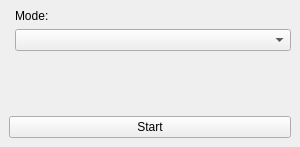
<?xml version="1.0" encoding="UTF-8"?>
<ui version="4.0">
 <class>MainWindow</class>
 <widget class="QMainWindow" name="MainWindow">
  <property name="geometry">
   <rect>
    <x>0</x>
    <y>0</y>
    <width>300</width>
    <height>147</height>
   </rect>
  </property>
  <property name="sizePolicy">
   <sizepolicy hsizetype="Fixed" vsizetype="Fixed">
    <horstretch>0</horstretch>
    <verstretch>0</verstretch>
   </sizepolicy>
  </property>
  <property name="windowTitle">
   <string>Select Start Configuration</string>
  </property>
  <widget class="QWidget" name="centralwidget">
   <property name="sizePolicy">
    <sizepolicy hsizetype="Maximum" vsizetype="Maximum">
     <horstretch>0</horstretch>
     <verstretch>0</verstretch>
    </sizepolicy>
   </property>
   <layout class="QVBoxLayout" name="verticalLayout">
    <property name="sizeConstraint">
     <enum>QLayout::SetNoConstraint</enum>
    </property>
    <item>
     <layout class="QFormLayout" name="formLayout">
      <property name="sizeConstraint">
       <enum>QLayout::SetDefaultConstraint</enum>
      </property>
      <item row="1" column="1">
       <widget class="QComboBox" name="windowBox">
        <property name="sizePolicy">
         <sizepolicy hsizetype="Expanding" vsizetype="Fixed">
          <horstretch>0</horstretch>
          <verstretch>0</verstretch>
         </sizepolicy>
        </property>
       </widget>
      </item>
      <item row="0" column="1">
       <widget class="QLabel" name="label_3">
        <property name="text">
         <string>Mode:</string>
        </property>
       </widget>
      </item>
     </layout>
    </item>
    <item>
     <widget class="QPushButton" name="doneButton">
      <property name="sizePolicy">
       <sizepolicy hsizetype="Expanding" vsizetype="Fixed">
        <horstretch>0</horstretch>
        <verstretch>0</verstretch>
       </sizepolicy>
      </property>
      <property name="text">
       <string>Start</string>
      </property>
     </widget>
    </item>
   </layout>
  </widget>
 </widget>
 <resources/>
 <connections/>
</ui>
